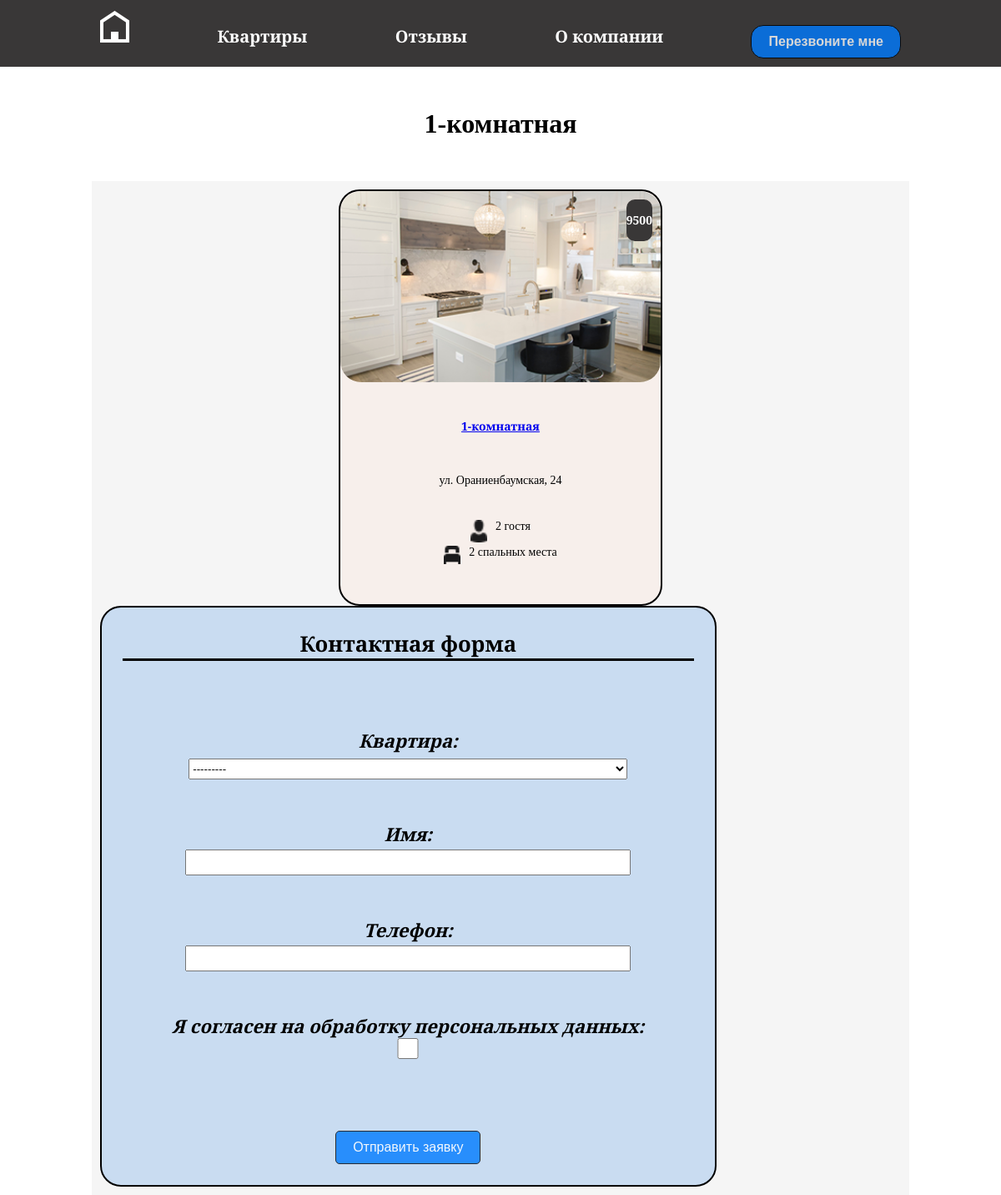
Page /4/ on the committed database.
### my_first_app/models.py (models this page shows)
class Аpartments(models.Model):
    name=models.CharField("Название",max_length=50)
    price=models.IntegerField("Цена")
    adress=models.CharField("Адрес",max_length=40)
    guests=models.IntegerField("Количество гостей")
    beds=models.IntegerField("Количество спальныx мест")
    photo=models.ImageField("Фотография", upload_to="my_first_app/photos",default="",blank=True)
    class Meta:
        verbose_name="Квартира"
        verbose_name_plural="Квартиры"
        ordering=["id"]
    def __str__(self):
        return "Квартира {}".format(self.adress)
        """ еще один способ форматирования строки """
        """ return f"Квартира {self.adress}" """

### my_first_app/views.py (the view)
# urls.py: path("<int:apart_id>/", my_first_app_detail, name="apartament"),
def my_first_app_detail(request, apart_id):
    apart = get_object_or_404(Аpartments, id=apart_id)
    form = OrderForm(request.POST or None, initial={"apart": apart})
    if request.method == "POST":
        if form.is_valid():
            form.save()
            url=reverse("apartament", kwargs={"apart_id": apart.id})
            return HttpResponseRedirect(f"{url}?sent=1")
    return render(request, "my_first_app/my_first_app_detail.html",
                   {"apart": apart,
                     "form": form,
                     "sent":request.GET.get("sent")
                     })

### orders/forms.py
class OrderForm(forms.ModelForm):
    personal_data=forms.BooleanField(label="Я согласен на обработку персональных данных", required=True)
    class Meta:
        model = Order
        fields = ['apartment', 'name', 'phone']

### my_first_app/templates/my_first_app/my_first_app_detail.html (shortened to what this page needs)
{% load static %}
<!DOCTYPE html>
<html lang="en">
<head>
    <link rel="stylesheet" href="{% static "css/my_first_app_detail.css" %}">
</head>
<body>
     <header>
        <div class="header_conteiner">
            <nav class="navigation">
                <div class="icon_home"><a href="index.html"><img src="/static/img/header/logo.png"  alt="home"></a></div>
                <div class="apartments"><a href="apartments.html">Квартиры</a></div>
                <div class="reviews "><a href="reviews.html">Отзывы</a></div>
                <div class="company"><a href="{% url 'company' %}">О компании</a></div>
                <div class="btn"><button >Перезвоните мне</button></div>
            </nav>
        </div>
    </header>
<h1>{{apart.name}}</h1>
<div class="main_conteiner">
    <div class="main_card">
        <div class="img_rooms"><img src="{{apart.photo.url}}" alt="Квартира {{apart.name}}" ></div>
        <div class="price">{{apart.price}}</div>
        <div class="desc">
            <p class="rooms"><a href="{% url 'apartament' apart_id=apart.id %}">{{ apart.name }}</a>
            </p>
            <p class="adress">{{apart.adress}}</p>
        </div>
        <div class="icon_beds_guests">
            <div class="guests">
                <div><img src="/static/img/main/icon-guests.png" alt="" width="20px"></div>
                <div><p>{{apart.guests}} гостя</p></div>
            </div>
            <div class="beds">
                <div><img src="/static/img/main/icon-beds.png" alt="" width="20px"></div>
                <div><p>{{apart.beds}} спальных места</p></div>
            </div>
      </div>
</div>
<div class="contact_form">
    <h3>Контактная форма</h3>
    <form method="post">
        {{form.as_p}}
      <button class="send_btn"type="submit">Отправить заявку</button>
    </form>
</div>
</div>
</body>
</html>

### my_first_app/static/css/my_first_app_detail.css (style rules this page uses)
* { margin: 0px; }
header,.main_conteiner,.reviews_all,.footer { font-family: 'Playfair Display', serif; font-size: 22px; }
header { width: 100%; height: 80px; background-color: #393737; }
header a { text-decoration: none; font-size: 20px; color: white; font-weight: bold; }
.header_conteiner { width: 80%; margin: 0 auto; display: flex; justify-content: space-between; }
.navigation { width: 100%; display: flex; justify-content:space-between; line-height: 80px; align-items: center; }
.btn button { padding: 10px 20px; font-size: 16px; border-radius: 15px; cursor: pointer; font-weight: bold; }
.rooms, .adress { margin: 30px; }
.main_conteiner { width: 80%; height: auto; margin: 0 auto; background-color: #f5f5f5; padding: 10px; display: flex; flex-wrap: wrap; }
h1 { text-align: center; margin: 0; padding: 50px; }
.main_card { background-color: rgb(247, 239, 235); width: 40%; border-radius: 25px; position: relative; margin: 0 auto; border: 2px solid black; }
.img_rooms img { width: 100%; border-radius: 25px; }
.price { position: absolute; top: 10px; right: 10px; background: #393737; height: auto; vertical-align: middle; text-align: center; line-height: 50px; color: white; font-weight: bold; font-size: 20px; border-radius: 10px; }
.rooms { font-size: 36px; font-weight: bold; text-align: center; margin: 20px; }
.adress { font-size: 36px; text-align: center; }
.desc { margin: 31px 0 25px 0; line-height:35px; }
.icon_beds_guests { display: flex; justify-content: space-around; padding-bottom: 44px; }
.guests,.beds { display: flex; }
.guests img { margin-right: 10px; }
.beds img { margin-right: 10px; }
@media only screen and (max-width: 1250px) { .main_card p { font-size: 14px; } }
@media only screen and (max-width: 1250px) { .main_card { font-size: 14px; } }
@media only screen and (max-width: 1250px) { .price { font-size: 14px; } }
@media only screen and (max-width: 1250px) { .icon_beds_guests { flex-direction: column; align-items: center; } }
.contact_form { background-color: rgb(201, 220, 241); padding: 25px; border: 2px solid black; border-radius: 25px; text-align: center; }
h3 { text-align: center; margin-bottom: 80px; border-bottom: 3px solid black; font-weight: bold; }
form p { margin: 50px; font-style: italic; font-weight: bold; }
button { padding: 10px 20px; font-size: 16px; background-color: #007bff; color: #fff; border: 1px solid black; border-radius: 5px; cursor: pointer; margin-top: 30px; opacity: 0.8; }
input { height: 25px; width: 90%; }
select { height: 25px; width: 90%; }

### rows in the picture
Аpartments: name "1-комнатная", photo (picture), price "9500", adress "ул. Ораниенбаумская, 24", guests "2", beds "2"
